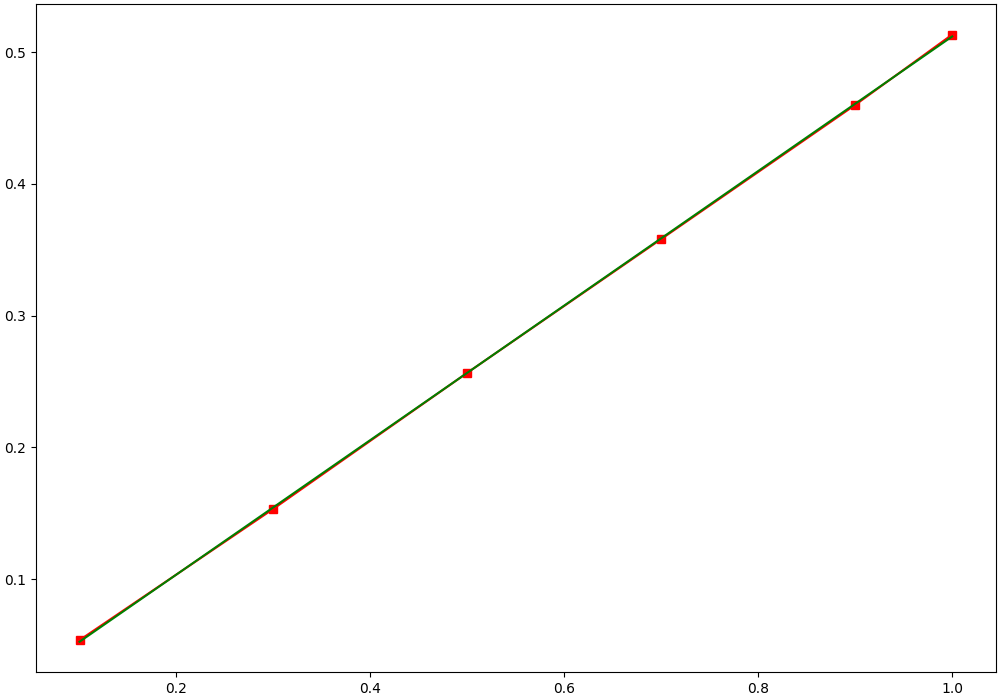

Source code (Python):
import matplotlib.pyplot as plt
import numpy as np
from scipy.optimize import curve_fit 

def mapping(x, a, b): 
    return a * x + b 

x_list = list()
y_list = list()

t_0 = 6.9092



with  open('6.data', 'r')  as  data:
    for line in data:
        list_line = list((map(float, line.split())))
        y_list.append(list_line[2] / list_line[1])
        x_list.append(list_line[0] / 2)

x = np.array(x_list)
y = np.array(y_list)

x_aproc = x
y_aproc = y

args, covarian = curve_fit(mapping, x_aproc, y_aproc)
a, b = args[0], args[1]
y_fit = a * x_aproc + b

print(a)


fig, ax = plt.subplots(figsize=(10,7), constrained_layout=True)

plt.plot(x, y, 'rs-')
plt.plot(x_aproc, y_fit, 'g')

plt.savefig("6.png")

with open("upd_data", "w+") as upd_data:
    for i in range(len(y)):
        strin = str(x[i]) + " " + str(y[i]) + "\n"
        upd_data.write(strin)


